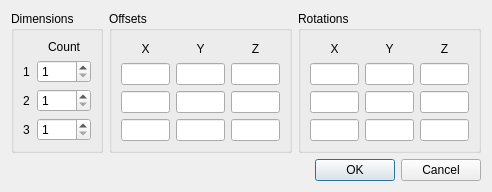
<?xml version="1.0" encoding="UTF-8"?>
<ui version="4.0">
 <class>swArrayDialog</class>
 <widget class="QDialog" name="swArrayDialog">
  <property name="whatsThis">
   <string>&lt;p&gt;&lt;b&gt;Array&lt;/b&gt;&lt;/p&gt;&lt;p&gt;Create repeated copies of the selected parts using up to three array dimensions. Each row defines a count, an offset, and a rotation increment.&lt;/p&gt;&lt;p&gt;Counts include the original selection. For example, counts of 3, 2, and 1 create five new copies of each selected part. Set an offset or rotation to keep copies from overlapping.&lt;/p&gt;</string>
  </property>
  <property name="geometry">
   <rect>
    <x>0</x>
    <y>0</y>
    <width>492</width>
    <height>156</height>
   </rect>
  </property>
  <property name="windowTitle">
   <string>Array</string>
  </property>
  <layout class="QVBoxLayout" name="verticalLayout">
   <item>
    <layout class="QHBoxLayout" name="horizontalLayout">
     <item>
      <widget class="QGroupBox" name="groupBox_4">
       <property name="whatsThis">
        <string>&lt;p&gt;&lt;b&gt;Dimensions&lt;/b&gt;&lt;/p&gt;&lt;p&gt;Each numbered row controls one array dimension, with a count from 1 to 1000. The product of the three counts includes the original selection. A count of 1 adds no copies along that dimension.&lt;/p&gt;</string>
       </property>
       <property name="title">
        <string>Dimensions</string>
       </property>
       <layout class="QGridLayout" name="gridLayout_8">
        <item row="0" column="0">
         <layout class="QGridLayout" name="gridLayout_9">
          <item row="3" column="1">
           <widget class="swRangeSpinBox" name="count3">
            <property name="toolTip">
             <string>Number of positions in dimension 3, including the original.</string>
            </property>
            <property name="accessibleName">
             <string>Dimension 3 count</string>
            </property>
            <property name="minimum">
             <number>1</number>
            </property>
            <property name="maximum">
             <number>1000</number>
            </property>
           </widget>
          </item>
          <item row="1" column="1">
           <widget class="swRangeSpinBox" name="count1">
            <property name="toolTip">
             <string>Number of positions in dimension 1, including the original.</string>
            </property>
            <property name="accessibleName">
             <string>Dimension 1 count</string>
            </property>
            <property name="minimum">
             <number>1</number>
            </property>
            <property name="maximum">
             <number>1000</number>
            </property>
           </widget>
          </item>
          <item row="2" column="1">
           <widget class="swRangeSpinBox" name="count2">
            <property name="toolTip">
             <string>Number of positions in dimension 2, including the original.</string>
            </property>
            <property name="accessibleName">
             <string>Dimension 2 count</string>
            </property>
            <property name="minimum">
             <number>1</number>
            </property>
            <property name="maximum">
             <number>1000</number>
            </property>
           </widget>
          </item>
          <item row="0" column="1">
           <widget class="QLabel" name="CountLabel">
            <property name="text">
             <string>Count</string>
            </property>
            <property name="toolTip">
             <string>Number of positions in each dimension, including the original.</string>
            </property>
            <property name="alignment">
             <set>Qt::AlignCenter</set>
            </property>
           </widget>
          </item>
          <item row="1" column="0">
           <widget class="QLabel" name="Dimension1Label">
            <property name="text">
             <string>1</string>
            </property>
            <property name="toolTip">
             <string>Dimension 1</string>
            </property>
           </widget>
          </item>
          <item row="2" column="0">
           <widget class="QLabel" name="Dimension2Label">
            <property name="text">
             <string>2</string>
            </property>
            <property name="toolTip">
             <string>Dimension 2</string>
            </property>
           </widget>
          </item>
          <item row="3" column="0">
           <widget class="QLabel" name="Dimension3Label">
            <property name="text">
             <string>3</string>
            </property>
            <property name="toolTip">
             <string>Dimension 3</string>
            </property>
           </widget>
          </item>
         </layout>
        </item>
       </layout>
      </widget>
     </item>
     <item>
      <widget class="QGroupBox" name="groupBox_5">
       <property name="whatsThis">
        <string>&lt;p&gt;&lt;b&gt;Offsets&lt;/b&gt;&lt;/p&gt;&lt;p&gt;Each row sets the X, Y, and Z displacement per step in the corresponding array dimension. Values use the model axes and LDraw units; 20 units equal one stud width. Negative values reverse the direction.&lt;/p&gt;&lt;p&gt;For a straight row spaced one stud apart along X, use a count greater than 1 and an X offset of 20 in the same row.&lt;/p&gt;</string>
       </property>
       <property name="title">
        <string>Offsets</string>
       </property>
       <layout class="QGridLayout" name="gridLayout_10">
        <item row="1" column="1">
         <widget class="QLineEdit" name="offset1y">
          <property name="toolTip">
           <string>Y offset per step in dimension 1, in LDraw units.</string>
          </property>
          <property name="accessibleName">
           <string>Dimension 1 Y offset</string>
          </property>
         </widget>
        </item>
        <item row="2" column="0">
         <widget class="QLineEdit" name="offset2x">
          <property name="toolTip">
           <string>X offset per step in dimension 2, in LDraw units.</string>
          </property>
          <property name="accessibleName">
           <string>Dimension 2 X offset</string>
          </property>
         </widget>
        </item>
        <item row="1" column="0">
         <widget class="QLineEdit" name="offset1x">
          <property name="toolTip">
           <string>X offset per step in dimension 1, in LDraw units.</string>
          </property>
          <property name="accessibleName">
           <string>Dimension 1 X offset</string>
          </property>
         </widget>
        </item>
        <item row="3" column="0">
         <widget class="QLineEdit" name="offset3x">
          <property name="toolTip">
           <string>X offset per step in dimension 3, in LDraw units.</string>
          </property>
          <property name="accessibleName">
           <string>Dimension 3 X offset</string>
          </property>
         </widget>
        </item>
        <item row="1" column="2">
         <widget class="QLineEdit" name="offset1z">
          <property name="toolTip">
           <string>Z offset per step in dimension 1, in LDraw units.</string>
          </property>
          <property name="accessibleName">
           <string>Dimension 1 Z offset</string>
          </property>
         </widget>
        </item>
        <item row="2" column="1">
         <widget class="QLineEdit" name="offset2y">
          <property name="toolTip">
           <string>Y offset per step in dimension 2, in LDraw units.</string>
          </property>
          <property name="accessibleName">
           <string>Dimension 2 Y offset</string>
          </property>
         </widget>
        </item>
        <item row="3" column="1">
         <widget class="QLineEdit" name="offset3y">
          <property name="toolTip">
           <string>Y offset per step in dimension 3, in LDraw units.</string>
          </property>
          <property name="accessibleName">
           <string>Dimension 3 Y offset</string>
          </property>
         </widget>
        </item>
        <item row="2" column="2">
         <widget class="QLineEdit" name="offset2z">
          <property name="toolTip">
           <string>Z offset per step in dimension 2, in LDraw units.</string>
          </property>
          <property name="accessibleName">
           <string>Dimension 2 Z offset</string>
          </property>
         </widget>
        </item>
        <item row="3" column="2">
         <widget class="QLineEdit" name="offset3z">
          <property name="toolTip">
           <string>Z offset per step in dimension 3, in LDraw units.</string>
          </property>
          <property name="accessibleName">
           <string>Dimension 3 Z offset</string>
          </property>
         </widget>
        </item>
        <item row="0" column="0">
         <widget class="QLabel" name="OffsetXLabel">
          <property name="text">
           <string>X</string>
          </property>
          <property name="toolTip">
           <string>X offset per step, in LDraw units.</string>
          </property>
          <property name="alignment">
           <set>Qt::AlignCenter</set>
          </property>
         </widget>
        </item>
        <item row="0" column="1">
         <widget class="QLabel" name="OffsetYLabel">
          <property name="text">
           <string>Y</string>
          </property>
          <property name="toolTip">
           <string>Y offset per step, in LDraw units.</string>
          </property>
          <property name="alignment">
           <set>Qt::AlignCenter</set>
          </property>
         </widget>
        </item>
        <item row="0" column="2">
         <widget class="QLabel" name="OffsetZLabel">
          <property name="text">
           <string>Z</string>
          </property>
          <property name="toolTip">
           <string>Z offset per step, in LDraw units.</string>
          </property>
          <property name="alignment">
           <set>Qt::AlignCenter</set>
          </property>
         </widget>
        </item>
       </layout>
      </widget>
     </item>
     <item>
      <widget class="QGroupBox" name="groupBox_6">
       <property name="whatsThis">
        <string>&lt;p&gt;&lt;b&gt;Rotations&lt;/b&gt;&lt;/p&gt;&lt;p&gt;Each row sets the rotation increment around the X, Y, and Z model axes, in degrees, for its array dimension. Rotations from all three dimensions are added, then applied in X, Y, Z order before the offset.&lt;/p&gt;&lt;p&gt;Copies rotate around the focused part origin, or the selection center when no part has focus. Negative values reverse the rotation.&lt;/p&gt;</string>
       </property>
       <property name="title">
        <string>Rotations</string>
       </property>
       <layout class="QGridLayout" name="gridLayout_11">
        <item row="3" column="2">
         <widget class="QLineEdit" name="rotation3z">
          <property name="toolTip">
           <string>Z rotation per step in dimension 3, in degrees.</string>
          </property>
          <property name="accessibleName">
           <string>Dimension 3 Z rotation</string>
          </property>
         </widget>
        </item>
        <item row="3" column="0">
         <widget class="QLineEdit" name="rotation3x">
          <property name="toolTip">
           <string>X rotation per step in dimension 3, in degrees.</string>
          </property>
          <property name="accessibleName">
           <string>Dimension 3 X rotation</string>
          </property>
         </widget>
        </item>
        <item row="1" column="0">
         <widget class="QLineEdit" name="rotation1x">
          <property name="toolTip">
           <string>X rotation per step in dimension 1, in degrees.</string>
          </property>
          <property name="accessibleName">
           <string>Dimension 1 X rotation</string>
          </property>
         </widget>
        </item>
        <item row="2" column="2">
         <widget class="QLineEdit" name="rotation2z">
          <property name="toolTip">
           <string>Z rotation per step in dimension 2, in degrees.</string>
          </property>
          <property name="accessibleName">
           <string>Dimension 2 Z rotation</string>
          </property>
         </widget>
        </item>
        <item row="1" column="2">
         <widget class="QLineEdit" name="rotation1z">
          <property name="toolTip">
           <string>Z rotation per step in dimension 1, in degrees.</string>
          </property>
          <property name="accessibleName">
           <string>Dimension 1 Z rotation</string>
          </property>
         </widget>
        </item>
        <item row="2" column="0">
         <widget class="QLineEdit" name="rotation2x">
          <property name="toolTip">
           <string>X rotation per step in dimension 2, in degrees.</string>
          </property>
          <property name="accessibleName">
           <string>Dimension 2 X rotation</string>
          </property>
         </widget>
        </item>
        <item row="1" column="1">
         <widget class="QLineEdit" name="rotation1y">
          <property name="toolTip">
           <string>Y rotation per step in dimension 1, in degrees.</string>
          </property>
          <property name="accessibleName">
           <string>Dimension 1 Y rotation</string>
          </property>
         </widget>
        </item>
        <item row="2" column="1">
         <widget class="QLineEdit" name="rotation2y">
          <property name="toolTip">
           <string>Y rotation per step in dimension 2, in degrees.</string>
          </property>
          <property name="accessibleName">
           <string>Dimension 2 Y rotation</string>
          </property>
         </widget>
        </item>
        <item row="3" column="1">
         <widget class="QLineEdit" name="rotation3y">
          <property name="toolTip">
           <string>Y rotation per step in dimension 3, in degrees.</string>
          </property>
          <property name="accessibleName">
           <string>Dimension 3 Y rotation</string>
          </property>
         </widget>
        </item>
        <item row="0" column="0">
         <widget class="QLabel" name="RotationXLabel">
          <property name="text">
           <string>X</string>
          </property>
          <property name="toolTip">
           <string>X rotation per step, in degrees.</string>
          </property>
          <property name="alignment">
           <set>Qt::AlignCenter</set>
          </property>
         </widget>
        </item>
        <item row="0" column="1">
         <widget class="QLabel" name="RotationYLabel">
          <property name="text">
           <string>Y</string>
          </property>
          <property name="toolTip">
           <string>Y rotation per step, in degrees.</string>
          </property>
          <property name="alignment">
           <set>Qt::AlignCenter</set>
          </property>
         </widget>
        </item>
        <item row="0" column="2">
         <widget class="QLabel" name="RotationZLabel">
          <property name="text">
           <string>Z</string>
          </property>
          <property name="toolTip">
           <string>Z rotation per step, in degrees.</string>
          </property>
          <property name="alignment">
           <set>Qt::AlignCenter</set>
          </property>
         </widget>
        </item>
       </layout>
      </widget>
     </item>
    </layout>
   </item>
   <item>
    <widget class="QDialogButtonBox" name="buttonBox">
     <property name="orientation">
      <enum>Qt::Horizontal</enum>
     </property>
     <property name="standardButtons">
      <set>QDialogButtonBox::Cancel|QDialogButtonBox::Ok</set>
     </property>
    </widget>
   </item>
  </layout>
 </widget>
 <customwidgets>
  <customwidget>
   <class>swRangeSpinBox</class>
   <extends>QSpinBox</extends>
   <header>sw_widget_spin_box.h</header>
  </customwidget>
 </customwidgets>
 <tabstops>
  <tabstop>count1</tabstop>
  <tabstop>offset1x</tabstop>
  <tabstop>offset1y</tabstop>
  <tabstop>offset1z</tabstop>
  <tabstop>rotation1x</tabstop>
  <tabstop>rotation1y</tabstop>
  <tabstop>rotation1z</tabstop>
  <tabstop>count2</tabstop>
  <tabstop>offset2x</tabstop>
  <tabstop>offset2y</tabstop>
  <tabstop>offset2z</tabstop>
  <tabstop>rotation2x</tabstop>
  <tabstop>rotation2y</tabstop>
  <tabstop>rotation2z</tabstop>
  <tabstop>count3</tabstop>
  <tabstop>offset3x</tabstop>
  <tabstop>offset3y</tabstop>
  <tabstop>offset3z</tabstop>
  <tabstop>rotation3x</tabstop>
  <tabstop>rotation3y</tabstop>
  <tabstop>rotation3z</tabstop>
  <tabstop>buttonBox</tabstop>
 </tabstops>
 <resources />
 <connections>
  <connection>
   <sender>buttonBox</sender>
   <signal>accepted()</signal>
   <receiver>swArrayDialog</receiver>
   <slot>accept()</slot>
   <hints>
    <hint type="sourcelabel">
     <x>227</x>
     <y>141</y>
    </hint>
    <hint type="destinationlabel">
     <x>157</x>
     <y>158</y>
    </hint>
   </hints>
  </connection>
  <connection>
   <sender>buttonBox</sender>
   <signal>rejected()</signal>
   <receiver>swArrayDialog</receiver>
   <slot>reject()</slot>
   <hints>
    <hint type="sourcelabel">
     <x>295</x>
     <y>147</y>
    </hint>
    <hint type="destinationlabel">
     <x>286</x>
     <y>158</y>
    </hint>
   </hints>
  </connection>
 </connections>
</ui>
